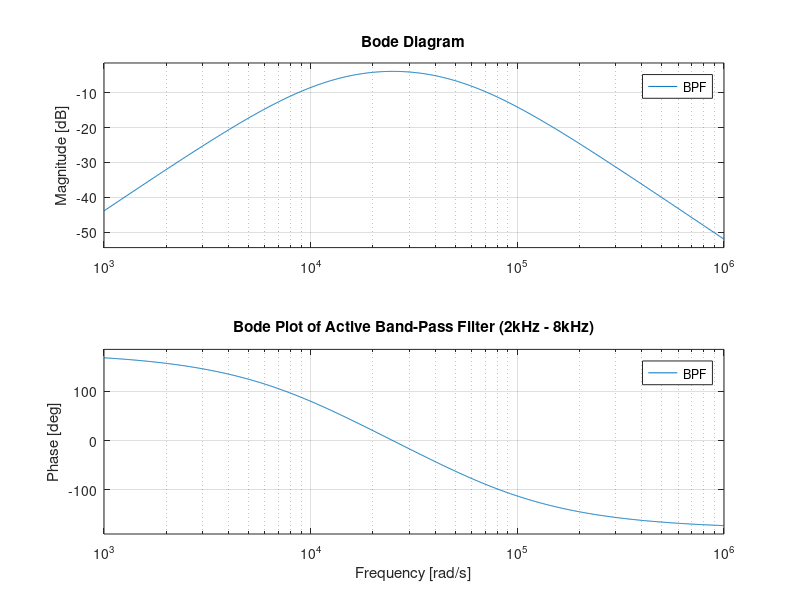

This figure's MATLAB source: (Note: this script raises an error after producing the figure.)
clc; 
clear; 
close all;


% High-Pass Section (2 kHz)
R1 = 800;   % 800Ω
R2 = 800;   % 800Ω
C1 = 0.1e-6; % 0.1µF (100nF)
C2 = 0.1e-6; % 0.1µF (100nF)

% Low-Pass Section (8 kHz)
R3 = 200;   % 200Ω
R4 = 200;   % 200Ω
C3 = 0.1e-6; % 0.1µF (100nF)
C4 = 0.1e-6; % 0.1µF (100nF)

% Compute Cutoff Frequencies
fc_low = 1 / (2 * pi * sqrt(R3 * R4 * C3 * C4));
fc_high = 1 / (2 * pi * sqrt(R1 * R2 * C1 * C2));
fprintf('High-Pass Cutoff: %.2f Hz\n', fc_high);
fprintf('Low-Pass Cutoff: %.2f Hz\n', fc_low);

% Transfer Functions
s = tf('s');

% High-Pass Filter Transfer Function
HPF = (R1 * R2 * C1 * C2 * s^2) / (R1 * R2 * C1 * C2 * s^2 + (R1 + R2) * C1 * s + 1);

% Low-Pass Filter Transfer Function
LPF = 1 / (R3 * R4 * C3 * C4 * s^2 + (R3 + R4) * C3 * s + 1);

% Combined Band-Pass Filter
BPF = HPF * LPF;

% Bode Plot
figure;
bode(BPF);
grid on;
title('Bode Plot of Active Band-Pass Filter (2kHz - 8kHz)');

% Frequency Response (Magnitude Plot)
figure;
freqs([1, 0, 0], [R1 * R2 * C1 * C2, (R1 + R2) * C1, 1]); % High-Pass
hold on;
freqs([1], [R3 * R4 * C3 * C4, (R3 + R4) * C3, 1]); % Low-Pass
grid on;
title('Frequency Response of Active Band-Pass Filter (2kHz - 8kHz)');
legend('High-Pass', 'Low-Pass');

% Step Response
figure;
step(BPF);
grid on;
title('Step Response of Active Band-Pass Filter (2kHz - 8kHz)');
